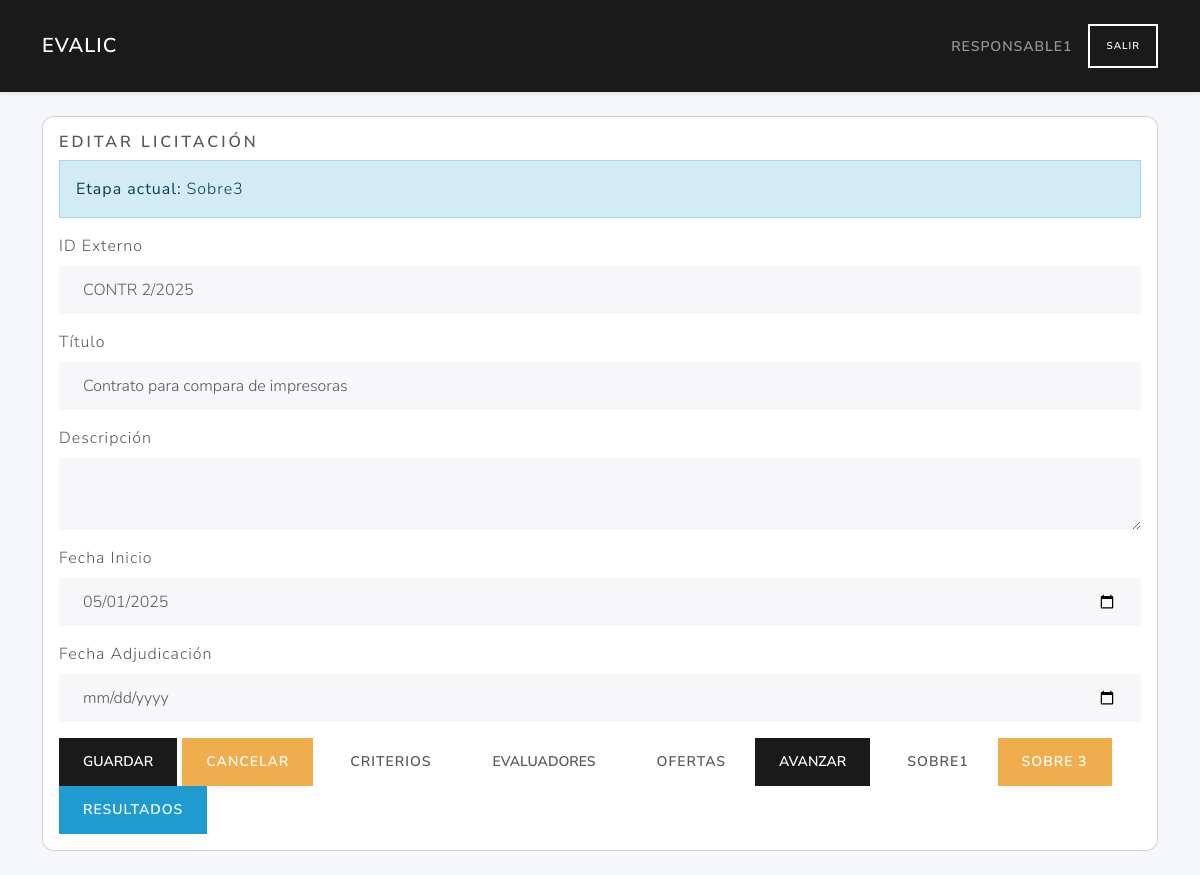
The app's page /licitaciones/2/edit (signed in) with its own data.
### tables this page shows
CREATE TABLE fases (
        id INTEGER PRIMARY KEY AUTOINCREMENT,
        nombre TEXT NOT NULL UNIQUE CHECK(nombre IN ('Borrador','Iniciada','Sobre1','Sobre2','Sobre3','Evaluada','Cerrada'))
    );

CREATE TABLE licitaciones (
        id INTEGER PRIMARY KEY AUTOINCREMENT,
        user_id INTEGER NOT NULL,
        external_id TEXT NOT NULL,
        title TEXT NOT NULL,
        description TEXT,
        fecha_inicio TEXT NOT NULL,
        fecha_adjudicacion TEXT,
        FOREIGN KEY (user_id) REFERENCES users(id)
    );

### routes/licitaciones_routes.py (the view, shortened to what this page needs)
@licitaciones_bp.route('/<int:lic_id>/edit', methods=('GET', 'POST'))
def edit_licitacion_route(lic_id):
    if 'user_id' not in session:
        return redirect(url_for('auth.login'))
    lic = get_licitacion(lic_id)
    if not lic:
        flash('No existe la licitación', 'error')
        return redirect(url_for('licitaciones.index'))
    responsable_id = 2
    is_responsable = session.get('role_id') == responsable_id
    if is_responsable and lic['user_id'] != session.get('user_id'):
        abort(403)
    current_stage = get_current_stage_name(lic_id)
    evaluadores_all = list_evaluadores_logic()
    evaluadores_selected = get_evaluadores_for_licitacion(lic_id)
    selected_ids = [e['id'] for e in evaluadores_selected]
    return render_template(
        'licitaciones/edit.html',
        lic=lic,
        current_stage=current_stage,
        is_responsable=is_responsable,
        evaluadores_all=evaluadores_all,
        evaluadores_selected=evaluadores_selected,
        selected_ids=selected_ids
    )

### models/dao.py (called while the page is built)
def close_connection(exception):
    db = getattr(g, '_database', None)
    if db is not None:
        db.close()

def get_db(app):
    if 'sqlite_db' not in g:
        g.sqlite_db = sqlite3.connect(
            app.config['DATABASE'],
            detect_types=sqlite3.PARSE_DECLTYPES
        )
        g.sqlite_db.row_factory = sqlite3.Row
    return g.sqlite_db

### models/licitaciones_data.py (called while the page is built)
def get_licitacion(db, lic_id):
    cur = db.execute("SELECT * FROM licitaciones WHERE id=?", (lic_id,))
    return cur.fetchone()

### models/licitaciones_evaluadores_data.py (called while the page is built)
def list_evaluadores(db):
    cur = db.execute(
        """
        SELECT u.* FROM users u
        JOIN roles r ON u.role_id = r.id
        WHERE r.description = 'Evaluador'
        """
    )
    return cur.fetchall()

def list_evaluadores_by_licitacion(db, lic_id):
    cur = db.execute(
        """
        SELECT u.* FROM users u
        JOIN licitaciones_evaluadores le ON u.id = le.usuario_id
        WHERE le.licitacion_id = ?
        """, (lic_id,)
    )
    return cur.fetchall()

### models/stage_data.py (called while the page is built)
def get_latest_stage_name(db: Connection, tender_id: int) -> str:
    cur = db.execute(
        """
        SELECT f.nombre
          FROM etapas e
          JOIN fases f ON e.fase_id = f.id
         WHERE e.licitacion_id = ?
         ORDER BY e.fecha_inicio DESC
         LIMIT 1
        """,
        (tender_id,)
    )
    row = cur.fetchone()
    return row["nombre"] if row else None

### services/licitacion_service.py (called while the page is built)
def get_licitacion(lic_id):
    db = get_db(current_app)
    return data_get(db, lic_id)

def list_evaluadores_logic():
    db = get_db(current_app)
    return list_evaluadores(db)

def get_evaluadores_for_licitacion( lic_id):
    db = get_db(current_app)
    return list_evaluadores_by_licitacion(db, lic_id)

### services/stage_service.py (called while the page is built)
def get_current_stage_name( tender_id: int) -> str:
    db = get_db(current_app)
    name = get_latest_stage_name(db, tender_id)
    if not name:
        raise ValueError(f"No se encontró ninguna fase para la licitación {tender_id}")
    return name

### templates/licitaciones/edit.html (shortened to what this page needs)
{% extends "base.html" %}
{% block content %}
<div class="card">
  <div class="card-body">
    <h5 class="card-title">Editar Licitación</h5>
    {% if current_stage %}
    <div class="alert alert-info">
      <strong>Etapa actual:</strong> {{ current_stage }}
    </div>
    {% endif %}
    <form method="post">
      <div class="mb-3">
        <label for="external_id" class="form-label">ID Externo</label>
        <input type="text" class="form-control" id="external_id" name="external_id" value="{{ lic.external_id }}" required {% if not is_responsable %}readonly{% endif %}>
      </div>
      <div class="mb-3">
        <label for="title" class="form-label">Título</label>
        <input type="text" class="form-control" id="title" name="title" value="{{ lic.title }}" required>
      </div>
      <div class="mb-3">
        <label for="description" class="form-label">Descripción</label>
        <textarea class="form-control" id="description" name="description">{{ lic.description }}</textarea>
      </div>
      <div class="mb-3">
        <label for="fecha_inicio" class="form-label">Fecha Inicio</label>
        <input type="date" class="form-control" id="fecha_inicio" name="fecha_inicio" value="{{ lic.fecha_inicio }}">
      </div>
      <div class="mb-3">
        <label for="fecha_adjudicacion" class="form-label">Fecha Adjudicación</label>
        <input type="date" class="form-control" id="fecha_adjudicacion" name="fecha_adjudicacion" value="{{ lic.fecha_adjudicacion }}">
      </div>
      <button type="submit" class="btn btn-primary">Guardar</button>
      <a href="{{ url_for('licitaciones.index') }}" class="btn btn-warning">Cancelar</a>
      {% if current_stage == 'Borrador' %}
        <a href="{{ url_for('criterios.index', lic_id=lic.id) }}" class="btn btn-info ms-2">Criterios</a>
      {% else %}
        <a href="#" class="btn btn-secondary ms-2 disabled" tabindex="-1" aria-disabled="true">Criterios</a>
      {% endif %}
      {% if current_stage == 'Borrador' or current_stage == 'Iniciada' %}
        <button type="button" class="btn btn-primary ms-2" data-bs-toggle="modal" data-bs-target="#evaluadoresModal">Evaluadores</button>
      {% else %}
        <button type="button" class="btn btn-secondary ms-2 disabled" data-bs-toggle="modal" data-bs-target="#evaluadoresModal">Evaluadores</button>
      {% endif %}
      {% if current_stage == 'Iniciada' %}
        <a href="{{ url_for('ofertas.index', licitacion_id=lic.id) }}" class="btn btn-info ms-2">Ofertas</a>
      {% else %}
        <a href="#" class="btn btn-secondary ms-2 disabled">Ofertas</a>
      {% endif %}
      <button type="button" class="btn btn-primary" data-bs-toggle="modal" data-bs-target="#avanzarEstadoModal">Avanzar</button>
      {% if current_stage == 'Sobre1' %}
        <a href="{{ url_for('ofertas.evaluar_sobre1', licitacion_id=lic.id) }}" class="btn btn-success ms-2">Sobre1</a>
      {% else %}
        <a href="#" class="btn btn-secondary ms-2 disabled" tabindex="-1" aria-disabled="true">Sobre1</a>
      {% endif %}
      {% if current_stage == 'Sobre3' %}
        <a href="{{ url_for('licitaciones.evaluar_sobre3', licitacion_id=lic.id) }}" class="btn btn-warning">Sobre 3</a>
      {% else %}
        <a href="#" class="btn btn-secondary ms-2 disabled" tabindex="-1" aria-disabled="true">Sobre3</a>
      {% endif %}
    <a href="{{ url_for('evaluador.informe', licitacion_id=lic.id) }}" class="btn btn-info">Resultados</a>
    </form>
{% endblock %}

### templates/base.html (style rules this page uses)
body { background:#f5f7fa; }
.card { border-radius:.75rem; }

### records on screen
fases: nombre "Sobre3"
licitaciones: external_id "CONTR 2/2025", title "Contrato para compara de impresoras", fecha_inicio "05/01/2025"

### other values on screen
{{ session['username'] }} "RESPONSABLE1"
